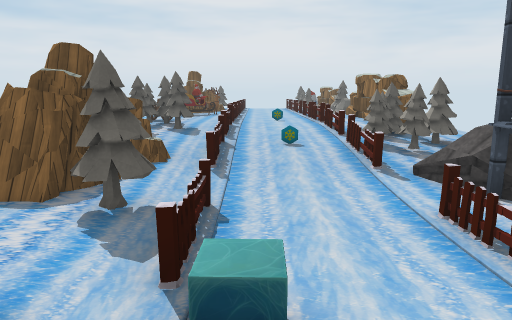
view 1 (above)

12 first-person views from a walk through a 3-D level made in the Unity game engine. The camera is 1.5 m above the floor, tilts 10° down and sees 70° across. The floor is counted in squares, 1 m on a side. Each view is taken from the middle of a square. On the plan, view 1 faces up. The plan holds only what a view shows up to about 16 squares ahead; the rest is blank. The place goes on beyond the plan. Some surface patterns are stand-ins.

view 2
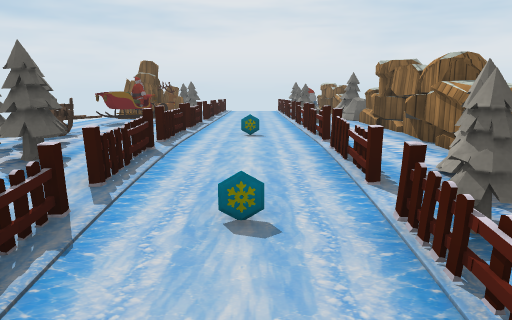

view 3
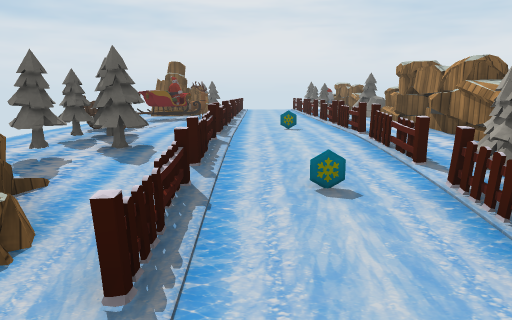

view 4
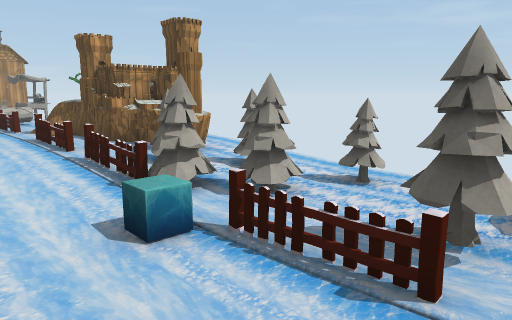

view 5
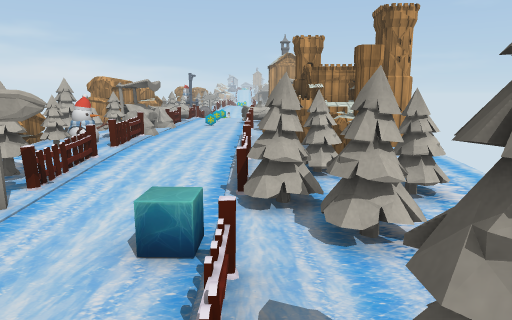

view 6
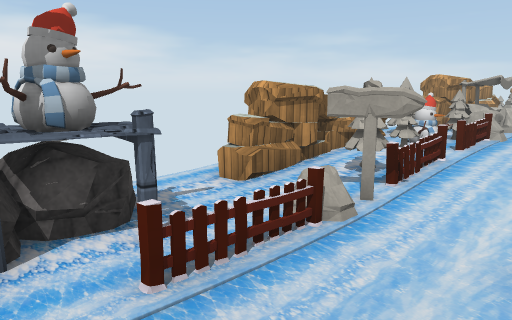

view 7
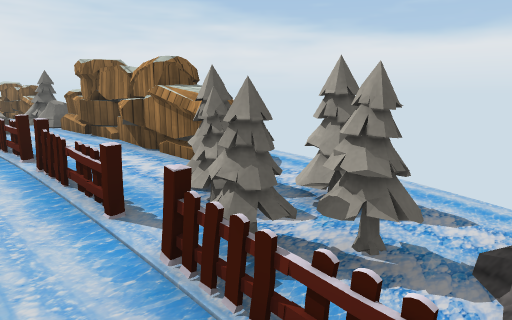

view 8
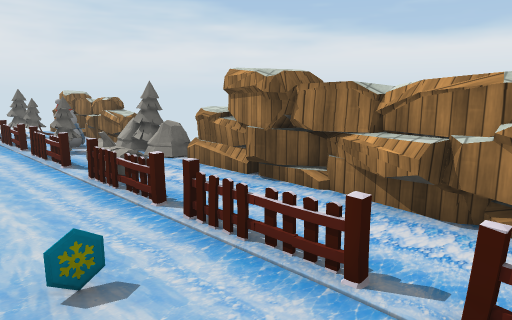

view 9
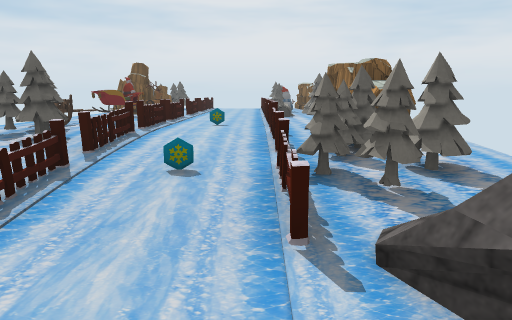

view 10
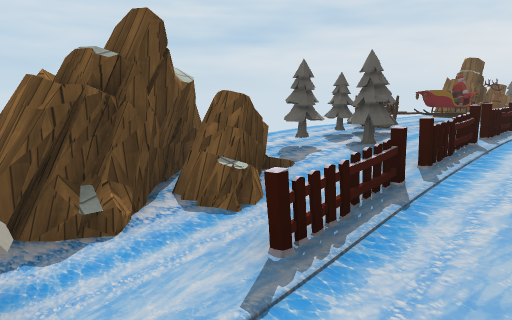

view 11
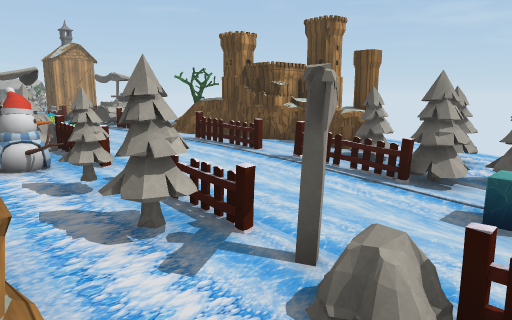

view 12
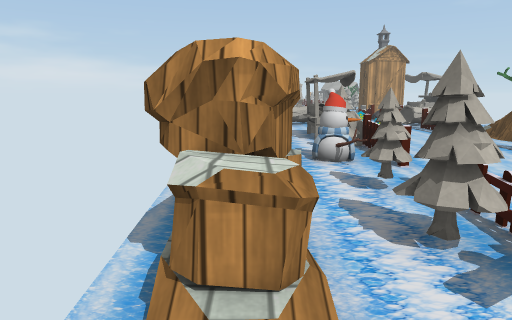

### Floor plan
Key: @ floor where view 1 was taken; # wall or solid block; x gap in a wall; . main floor; - floor 0.25 m lower than the main floor; _ floor 0.5 m lower than the main floor; < floor 0.75 m lower than the main floor; / step, stairs or slope; = window, fence, low wall or low ledge; ^ raised ledge; O other object.
Columns run from 5 left of view 1 to 6 right of it. Each row starts with its distance up from view 1.
 23   #=   O#
 22   # O...#
 21   # O..O #
 20   # O... =
 19  ###....=#
 18  ===O....##
 17  ==.O..O.##
 16  ...O..O.##
 15  ...O.OO.=#
 14  O= O..O.=^
 13   # O..O.##
 12  ###O..O.^^.
 11  ###O..O##..
 10   #.O---#=..
  9   = O-O-##.-
  8   #=O--O##--
  7   #_O___//
  6   #______
  5   =#O____O
  4   #=O<<<OOO
  3   ##O<<<O___
  2   ## O<<O___
  1  ####__O__#_
  0  ##=O@__O_#_
 -1  =##/_____#_
 -2  =^=/---x-^x
 -3 ##^#----O-^
 -4  ###O---##^

Positions as (right, up) in squares from view 1, and headings:
1: (0, 0), facing up
2: (1, 6), facing up
3: (0, 5), facing up
4: (2, 6), facing down-left
5: (-1, 6), facing down
6: (0, 6), facing down-right
7: (1, 7), facing up-right
8: (0, 12), facing up-right
9: (2, 4), facing up
10: (1, 5), facing up-left
11: (5, 3), facing down-left
12: (5, 3), facing down
